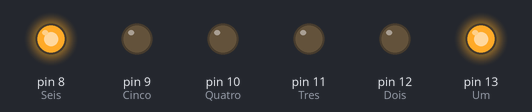
A sketch run on a simulated Arduino Uno, built with avr-gcc and run on an emulated ATmega328P. Shown: output pins drawn as LEDs (lit = HIGH).

Above: at 2.5 s.
At 6.0 s:
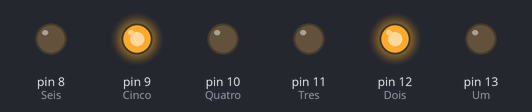
At 9.5 s:
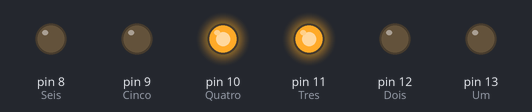
At 13.0 s:
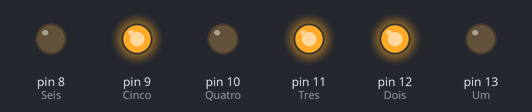
Timing chart, 0 to 18.2 s (numbered marks = the images above):
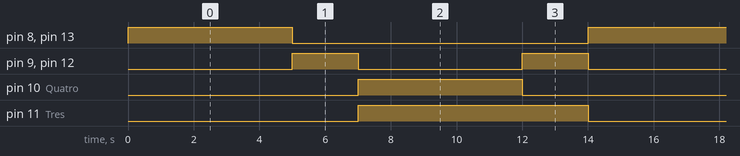

Measured:
- by itself, pin 8 (Seis), pin 10 (Quatro), pin 13 (Um): alternates HIGH for 5.0 s and LOW for 9.0 s
- by itself, pin 9 (Cinco), pin 12 (Dois): alternates HIGH for 2.0 s and LOW for 5.0 s
- by itself, pin 11 (Tres): alternates HIGH for 7.0 s and LOW for 7.0 s

The sketch:

Led.ino
```cpp
int Um = 13;
int Dois = 12;
int Tres = 11;
int Quatro = 10;
int Cinco = 9;
int Seis = 8;

void setup() {

  pinMode(Um, OUTPUT);
  pinMode(Dois, OUTPUT);
  pinMode(Tres, OUTPUT);
  pinMode(Quatro, OUTPUT);
  pinMode(Cinco, OUTPUT);
  pinMode(Seis, OUTPUT);
}

void loop() {

  digitalWrite(Um, LOW);
  digitalWrite(Dois, LOW);
  digitalWrite(Tres, LOW);
  digitalWrite(Quatro, LOW);
  digitalWrite(Cinco, LOW);
  digitalWrite(Seis, LOW);


 digitalWrite(Um, HIGH);
 digitalWrite(Seis, HIGH);
 delay(5000);
 digitalWrite(Um, LOW);
 digitalWrite(Seis, LOW);

 digitalWrite(Dois, HIGH);
 digitalWrite(Cinco, HIGH);
 delay(2000);
 digitalWrite(Dois, LOW);
 digitalWrite(Cinco, LOW);

 digitalWrite(Quatro, HIGH);
 digitalWrite(Tres, HIGH);
 delay(5000);
 digitalWrite(Quatro, LOW);
 digitalWrite(Seis, LOW);

 digitalWrite(Dois, HIGH);
 digitalWrite(Cinco, HIGH);
 delay(2000);
 digitalWrite(Dois, LOW);
 digitalWrite(Cinco, LOW);


}
```
